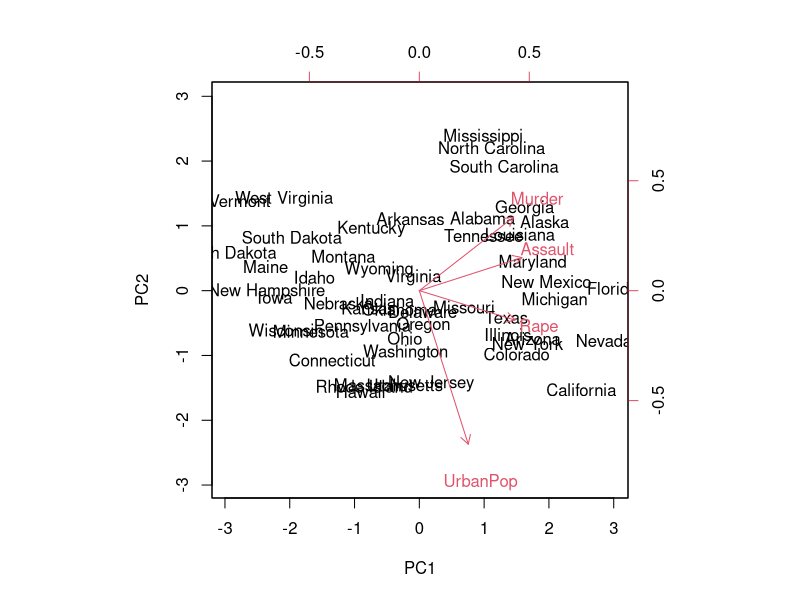
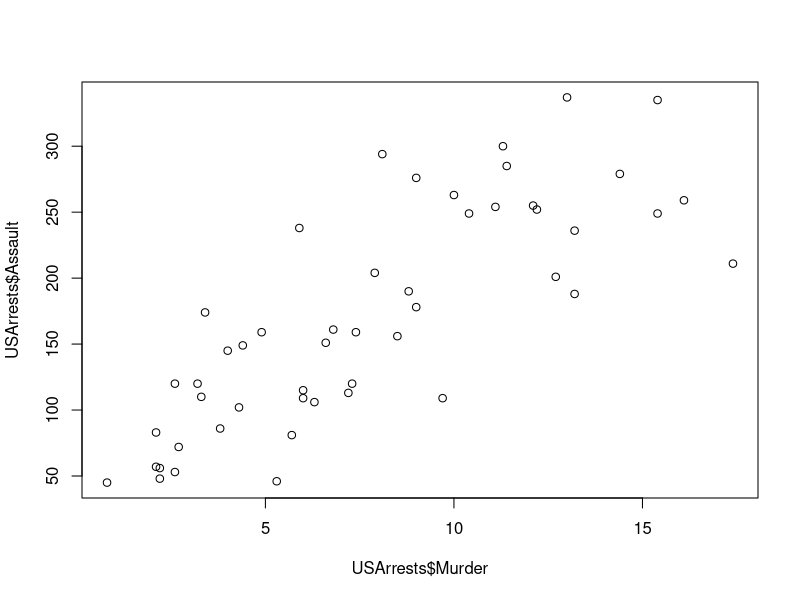
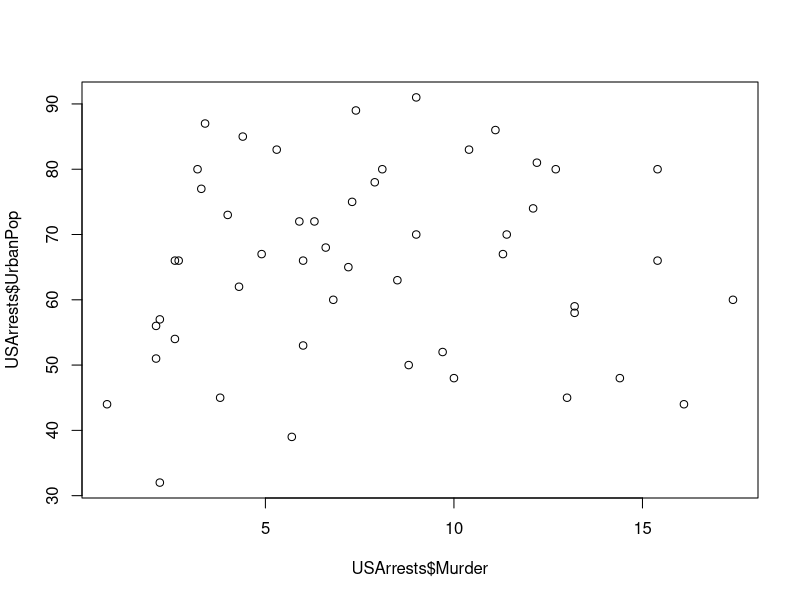
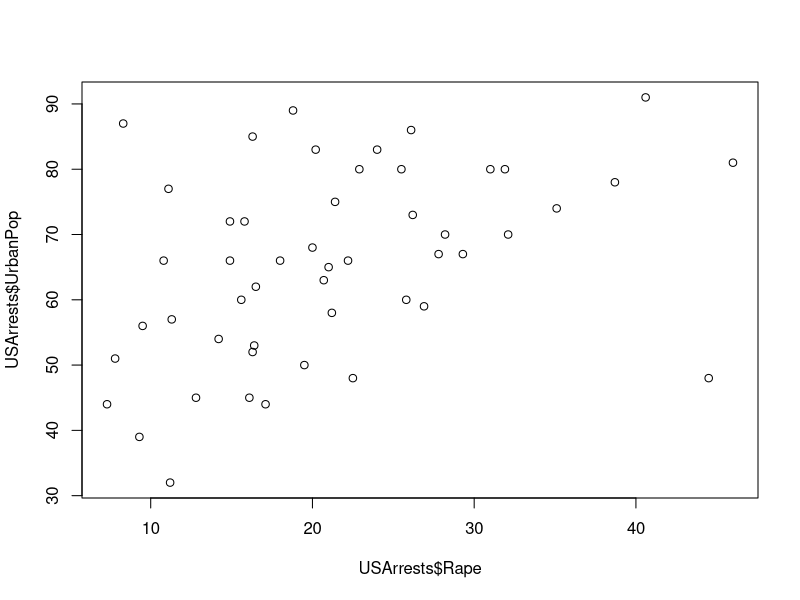
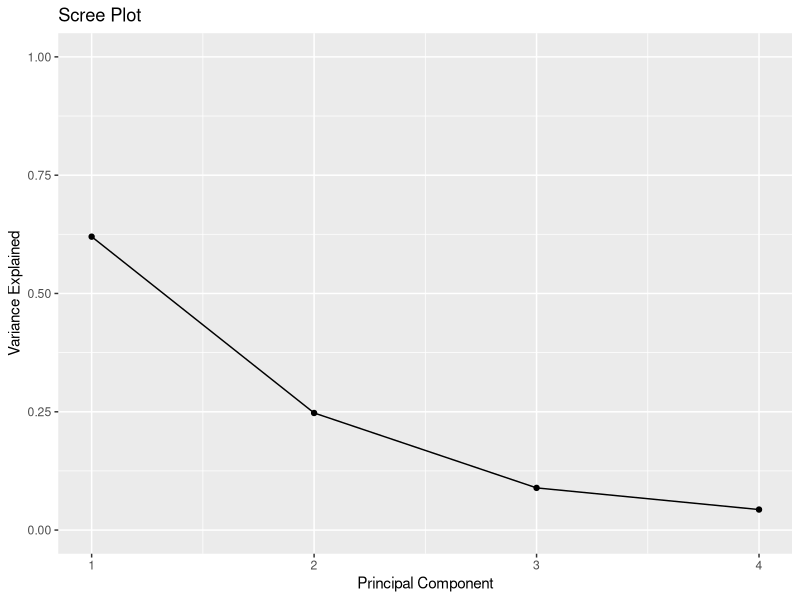
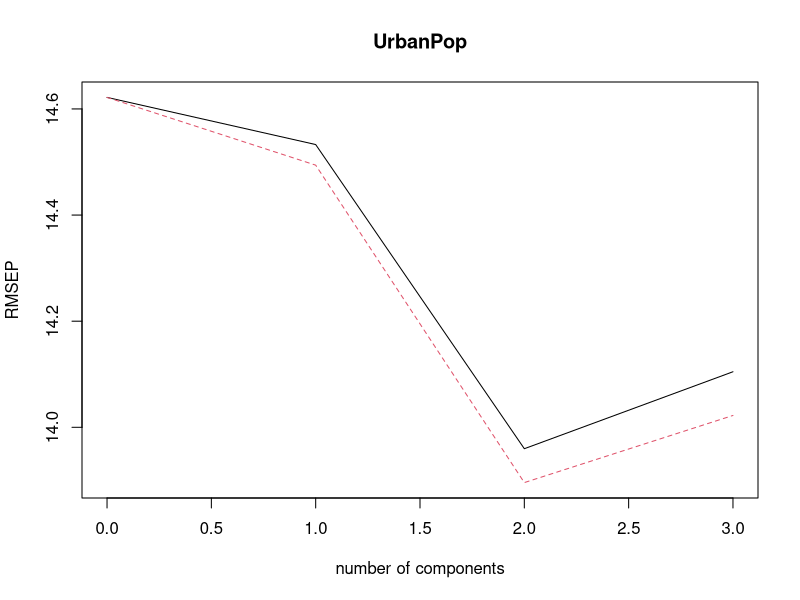
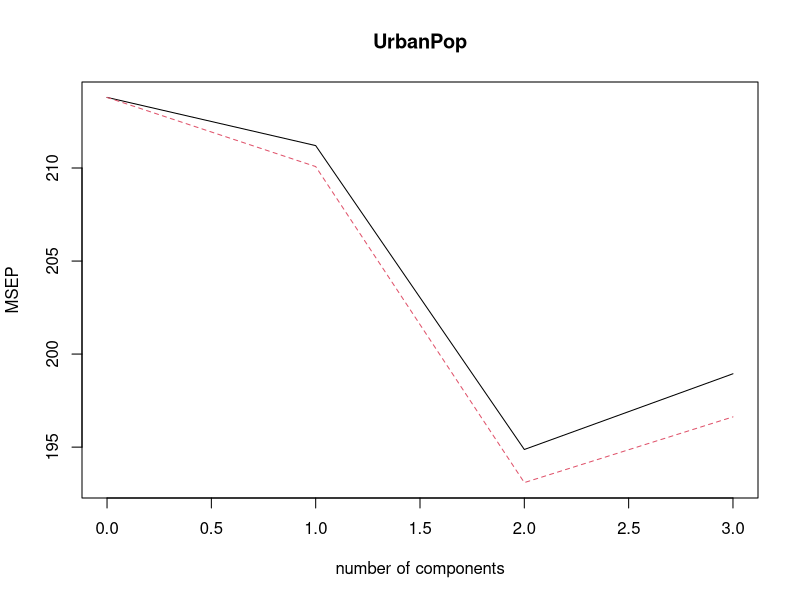
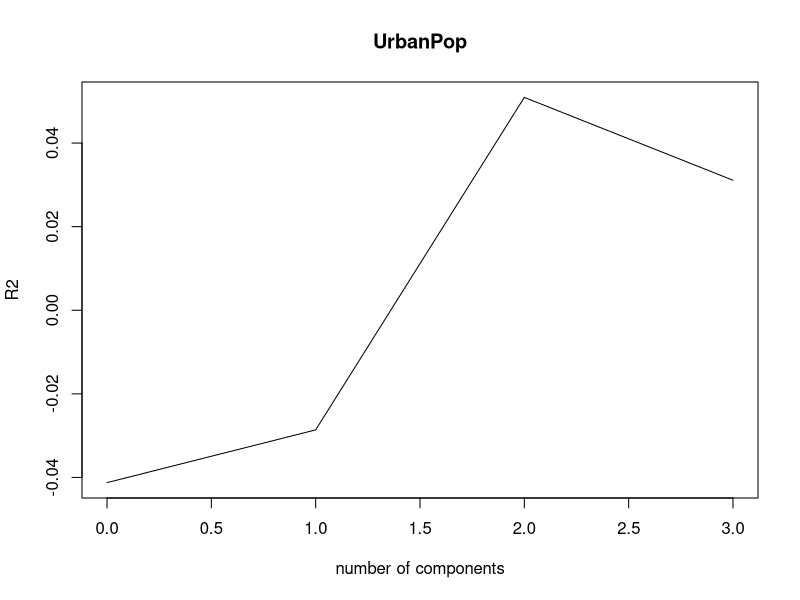

These charts were generated, in order, by the following R code:
library(tidyverse)

#load data
data("USArrests")

#view first six rows of data
head(USArrests)

#calculate principal components
results <- prcomp(USArrests, scale = TRUE)

#reverse the signs
results$rotation <- -1*results$rotation

#display principal components
results$rotation

#reverse the signs of the scores
results$x <- -1*results$x

#display the first six scores
head(results$x)

biplot(results, scale = 0)

plot(USArrests$Murder,USArrests$Assault)

plot(USArrests$Murder,USArrests$UrbanPop)

plot(USArrests$Rape,USArrests$UrbanPop)

#display states with highest murder rates in original dataset
head(USArrests[order(-USArrests$Murder),])

#calculate total variance explained by each principal component
results$sdev^2 / sum(results$sdev^2)

#calculate total variance explained by each principal component
var_explained = results$sdev^2 / sum(results$sdev^2)

#create scree plot
qplot(c(1:4), var_explained) +
  geom_line() + 
  xlab("Principal Component") + 
  ylab("Variance Explained") +
  ggtitle("Scree Plot") +
  ylim(0, 1)

#load pls package
library(pls)

#make this example reproducible
set.seed(1)

#fit PCR model
model <- pcr(UrbanPop~Murder+Assault+Rape, data=USArrests, scale=TRUE, validation="CV")

#view summary of model fitting
summary(model)

#visualize cross-validation plots
validationplot(model)
validationplot(model, val.type="MSEP")
validationplot(model, val.type="R2")

#define training and testing sets
train <- USArrests[1:25, c("UrbanPop", "Murder", "Assault", "Rape")]
y_test <- USArrests[26:nrow(USArrests), c("UrbanPop")]
test <- USArrests[26:nrow(USArrests), c("Murder", "Assault", "Rape")]
    
#use model to make predictions on a test set
model01 <- pcr(UrbanPop~Murder+Assault+Rape, data=train, scale=TRUE, validation="CV")
pcr_pred <- predict(model01, test, ncomp=2)

#calculate RMSE
sqrt(mean((pcr_pred - y_test)^2))
